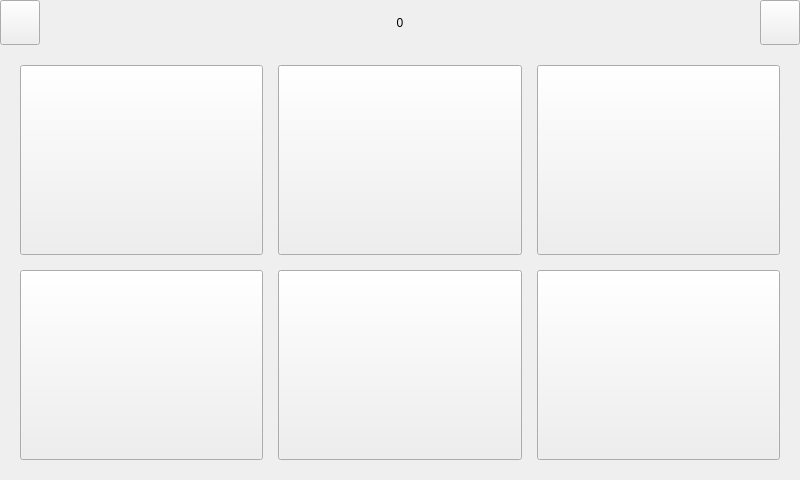
<?xml version="1.0" encoding="UTF-8"?>
<ui version="4.0">
 <class>UIDemo18</class>
 <widget class="QWidget" name="UIDemo18">
  <property name="geometry">
   <rect>
    <x>0</x>
    <y>0</y>
    <width>800</width>
    <height>480</height>
   </rect>
  </property>
  <property name="windowTitle">
   <string>Form</string>
  </property>
  <layout class="QVBoxLayout" name="verticalLayout_2">
   <property name="spacing">
    <number>0</number>
   </property>
   <property name="leftMargin">
    <number>0</number>
   </property>
   <property name="topMargin">
    <number>0</number>
   </property>
   <property name="rightMargin">
    <number>0</number>
   </property>
   <property name="bottomMargin">
    <number>0</number>
   </property>
   <item>
    <widget class="QWidget" name="widgetMain" native="true">
     <layout class="QVBoxLayout" name="verticalLayout">
      <property name="spacing">
       <number>0</number>
      </property>
      <property name="leftMargin">
       <number>0</number>
      </property>
      <property name="topMargin">
       <number>0</number>
      </property>
      <property name="rightMargin">
       <number>0</number>
      </property>
      <property name="bottomMargin">
       <number>0</number>
      </property>
      <item>
       <widget class="QWidget" name="widgetTop" native="true">
        <property name="sizePolicy">
         <sizepolicy hsizetype="Preferred" vsizetype="Preferred">
          <horstretch>0</horstretch>
          <verstretch>0</verstretch>
         </sizepolicy>
        </property>
        <property name="maximumSize">
         <size>
          <width>16777215</width>
          <height>45</height>
         </size>
        </property>
        <layout class="QHBoxLayout" name="horizontalLayout">
         <property name="leftMargin">
          <number>0</number>
         </property>
         <property name="topMargin">
          <number>0</number>
         </property>
         <property name="rightMargin">
          <number>0</number>
         </property>
         <property name="bottomMargin">
          <number>0</number>
         </property>
         <item>
          <widget class="QPushButton" name="btnReturn">
           <property name="sizePolicy">
            <sizepolicy hsizetype="Minimum" vsizetype="Expanding">
             <horstretch>0</horstretch>
             <verstretch>0</verstretch>
            </sizepolicy>
           </property>
           <property name="text">
            <string/>
           </property>
          </widget>
         </item>
         <item>
          <widget class="QLabel" name="labTitle">
           <property name="sizePolicy">
            <sizepolicy hsizetype="Expanding" vsizetype="Preferred">
             <horstretch>0</horstretch>
             <verstretch>0</verstretch>
            </sizepolicy>
           </property>
           <property name="text">
            <string>0</string>
           </property>
           <property name="alignment">
            <set>Qt::AlignCenter</set>
           </property>
          </widget>
         </item>
         <item>
          <widget class="QPushButton" name="btnMsg">
           <property name="sizePolicy">
            <sizepolicy hsizetype="Minimum" vsizetype="Expanding">
             <horstretch>0</horstretch>
             <verstretch>0</verstretch>
            </sizepolicy>
           </property>
           <property name="text">
            <string/>
           </property>
          </widget>
         </item>
        </layout>
       </widget>
      </item>
      <item>
       <widget class="QStackedWidget" name="stackedWidget">
        <property name="sizePolicy">
         <sizepolicy hsizetype="Preferred" vsizetype="Preferred">
          <horstretch>0</horstretch>
          <verstretch>0</verstretch>
         </sizepolicy>
        </property>
        <property name="currentIndex">
         <number>0</number>
        </property>
        <widget class="QWidget" name="page">
         <layout class="QGridLayout" name="gridLayout">
          <property name="leftMargin">
           <number>20</number>
          </property>
          <property name="topMargin">
           <number>20</number>
          </property>
          <property name="rightMargin">
           <number>20</number>
          </property>
          <property name="bottomMargin">
           <number>20</number>
          </property>
          <property name="spacing">
           <number>15</number>
          </property>
          <item row="0" column="1">
           <widget class="QToolButton" name="btnViewPanel">
            <property name="sizePolicy">
             <sizepolicy hsizetype="Expanding" vsizetype="Expanding">
              <horstretch>0</horstretch>
              <verstretch>0</verstretch>
             </sizepolicy>
            </property>
            <property name="styleSheet">
             <string notr="true"/>
            </property>
            <property name="text">
             <string/>
            </property>
            <property name="toolButtonStyle">
             <enum>Qt::ToolButtonTextUnderIcon</enum>
            </property>
           </widget>
          </item>
          <item row="0" column="0">
           <widget class="QToolButton" name="btnViewMap">
            <property name="sizePolicy">
             <sizepolicy hsizetype="Expanding" vsizetype="Expanding">
              <horstretch>0</horstretch>
              <verstretch>0</verstretch>
             </sizepolicy>
            </property>
            <property name="styleSheet">
             <string notr="true"/>
            </property>
            <property name="text">
             <string/>
            </property>
            <property name="toolButtonStyle">
             <enum>Qt::ToolButtonTextUnderIcon</enum>
            </property>
           </widget>
          </item>
          <item row="1" column="1">
           <widget class="QToolButton" name="btnDevice">
            <property name="sizePolicy">
             <sizepolicy hsizetype="Expanding" vsizetype="Expanding">
              <horstretch>0</horstretch>
              <verstretch>0</verstretch>
             </sizepolicy>
            </property>
            <property name="styleSheet">
             <string notr="true"/>
            </property>
            <property name="text">
             <string/>
            </property>
            <property name="toolButtonStyle">
             <enum>Qt::ToolButtonTextUnderIcon</enum>
            </property>
           </widget>
          </item>
          <item row="0" column="2">
           <widget class="QToolButton" name="btnData">
            <property name="sizePolicy">
             <sizepolicy hsizetype="Expanding" vsizetype="Expanding">
              <horstretch>0</horstretch>
              <verstretch>0</verstretch>
             </sizepolicy>
            </property>
            <property name="styleSheet">
             <string notr="true"/>
            </property>
            <property name="text">
             <string/>
            </property>
            <property name="toolButtonStyle">
             <enum>Qt::ToolButtonTextUnderIcon</enum>
            </property>
           </widget>
          </item>
          <item row="1" column="2">
           <widget class="QToolButton" name="btnConfig">
            <property name="sizePolicy">
             <sizepolicy hsizetype="Expanding" vsizetype="Expanding">
              <horstretch>0</horstretch>
              <verstretch>0</verstretch>
             </sizepolicy>
            </property>
            <property name="styleSheet">
             <string notr="true"/>
            </property>
            <property name="text">
             <string/>
            </property>
            <property name="toolButtonStyle">
             <enum>Qt::ToolButtonTextUnderIcon</enum>
            </property>
           </widget>
          </item>
          <item row="1" column="0">
           <widget class="QToolButton" name="btnMap">
            <property name="sizePolicy">
             <sizepolicy hsizetype="Expanding" vsizetype="Expanding">
              <horstretch>0</horstretch>
              <verstretch>0</verstretch>
             </sizepolicy>
            </property>
            <property name="styleSheet">
             <string notr="true"/>
            </property>
            <property name="text">
             <string/>
            </property>
            <property name="toolButtonStyle">
             <enum>Qt::ToolButtonTextUnderIcon</enum>
            </property>
           </widget>
          </item>
         </layout>
        </widget>
        <widget class="QWidget" name="page2"/>
       </widget>
      </item>
     </layout>
    </widget>
   </item>
  </layout>
 </widget>
 <resources/>
 <connections/>
</ui>
